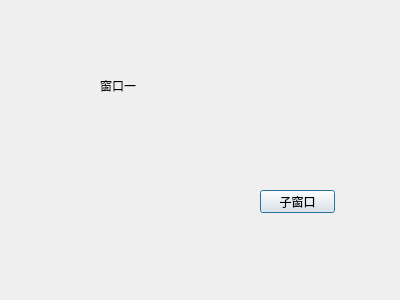
<?xml version="1.0" encoding="UTF-8"?>
<ui version="4.0">
 <class>Dialog</class>
 <widget class="QDialog" name="Dialog">
  <property name="geometry">
   <rect>
    <x>0</x>
    <y>0</y>
    <width>400</width>
    <height>300</height>
   </rect>
  </property>
  <property name="windowTitle">
   <string>Dialog</string>
  </property>
  <widget class="QLabel" name="label">
   <property name="geometry">
    <rect>
     <x>100</x>
     <y>80</y>
     <width>54</width>
     <height>12</height>
    </rect>
   </property>
   <property name="text">
    <string>窗口一</string>
   </property>
  </widget>
  <widget class="QPushButton" name="pushButton">
   <property name="geometry">
    <rect>
     <x>260</x>
     <y>190</y>
     <width>75</width>
     <height>23</height>
    </rect>
   </property>
   <property name="text">
    <string>子窗口</string>
   </property>
  </widget>
 </widget>
 <resources/>
 <connections>
  <connection>
   <sender>label</sender>
   <signal>linkHovered(QString)</signal>
   <receiver>pushButton</receiver>
   <slot>click()</slot>
   <hints>
    <hint type="sourcelabel">
     <x>121</x>
     <y>88</y>
    </hint>
    <hint type="destinationlabel">
     <x>275</x>
     <y>199</y>
    </hint>
   </hints>
  </connection>
 </connections>
</ui>
